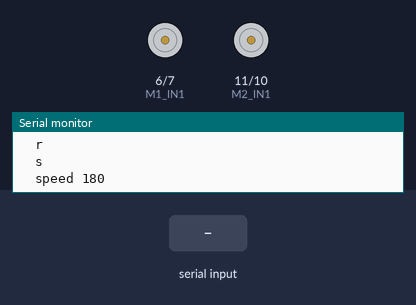
Bench run of a sketch on a simulated Arduino Uno, built with avr-gcc and run on an emulated ATmega328P. Shown: motor-driver pin pairs drawn as motors (green arrow = first pin HIGH = forward, orange = second pin HIGH = backward, longer = more drive, scaled by the enable pin), the last lines printed to the serial monitor. The test bench sets the inputs (shaded band).

Above: at 1.2 s.
1.3 s: "run\n" received over Serial
At 2.4 s:
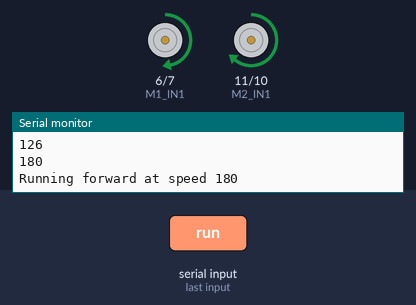
2.8 s: "r\n" received over Serial
At 3.6 s:
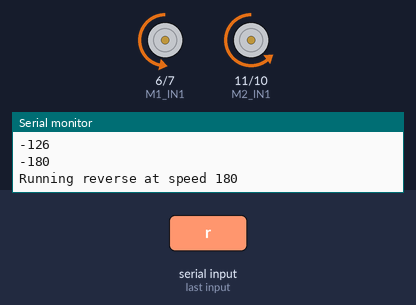
4.3 s: "s\n" received over Serial
At 4.7 s:
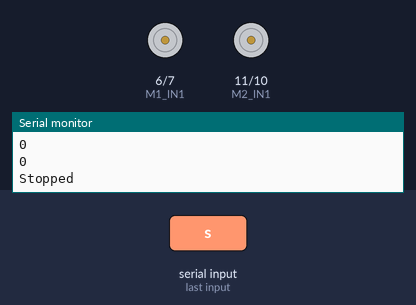
5.8 s: "f\n" received over Serial
At 7.0 s:
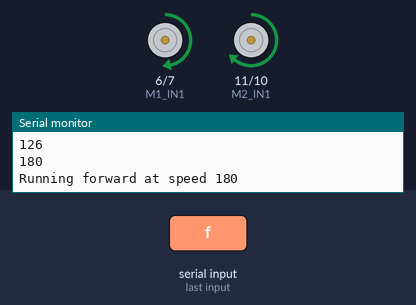
Timing chart, 0 to 8.3 s (numbered marks = the images above; inputs shaded):
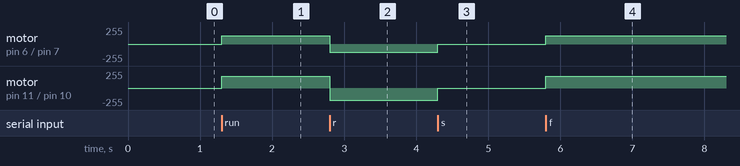

Measured:
- after the input at 1.3 s, motor on pin 6 (M1_IN1) / pin 7 (M1_IN2): stopped → forward 126/255 at once; motor on pin 11 (M2_IN1) / pin 10 (M2_IN2): stopped → forward 180/255 at once
- after the input at 2.8 s, motor on pin 6 (M1_IN1) / pin 7 (M1_IN2): forward 126/255 → backward 126/255 at once; motor on pin 11 (M2_IN1) / pin 10 (M2_IN2): forward 180/255 → backward 180/255 at once
- after the input at 4.3 s, motor on pin 6 (M1_IN1) / pin 7 (M1_IN2): backward 126/255 → stopped at once; motor on pin 11 (M2_IN1) / pin 10 (M2_IN2): backward 180/255 → stopped at once
- after the input at 5.8 s, motor on pin 6 (M1_IN1) / pin 7 (M1_IN2): stopped → forward 126/255 at once; motor on pin 11 (M2_IN1) / pin 10 (M2_IN2): stopped → forward 180/255 at once

The sketch:

motor_test_L298N.ino
```cpp
// 1 L298N driver, controlling 2 DC motors
// Pins:
//   Motor 1: ENA, IN1, IN2
//   Motor 2: ENB, IN3, IN4
//
// To control:
//   forward:  IN1=HIGH, IN2=LOW,  PWM on ENA
//   reverse:  IN1=LOW,  IN2=HIGH, PWM on ENA
//   stop:     IN1=LOW,  IN2=LOW,  PWM=0
//
// Same idea for motor 2 using IN3, IN4, ENB
//
// Note:
// If your L298N board has ENA/ENB jumpers installed,
// remove them if you want PWM speed control from Arduino.

// ===== Motor 1 (L298N channel A) =====
const int M1_EN  = 5;   // must be PWM-capable
const int M1_IN1 = 6;
const int M1_IN2 = 7;

// ===== Motor 2 (L298N channel B) =====
const int M2_EN  = 9;   // must be PWM-capable
const int M2_IN1 = 11;
const int M2_IN2 = 10;

// Set to true if motor 2 is physically mounted reversed
bool invertMotor2 = false;

// Optional trim if one motor is slightly stronger
int motor1_trim = 0;
int motor2_trim = 0;

// Current commanded speed
int currentSpeed = 180;

// Buffer for incoming serial command
String cmd = "";

// speed: -255 to 255
void setMotor1(int speed) {
  speed = constrain(speed, -255, 255);
  speed = speed * 0.7;

  if (speed > 0) {
    digitalWrite(M1_IN1, HIGH);
    digitalWrite(M1_IN2, LOW);
    analogWrite(M1_EN, speed);
  }
  else if (speed < 0) {
    digitalWrite(M1_IN1, LOW);
    digitalWrite(M1_IN2, HIGH);
    analogWrite(M1_EN, -speed);
  }
  else {
    digitalWrite(M1_IN1, LOW);
    digitalWrite(M1_IN2, LOW);
    analogWrite(M1_EN, 0);
  }
  Serial.println(speed);
}

// speed: -255 to 255
void setMotor2(int speed) {
  // speed = speed * 0.01;
  speed = constrain(speed, -255, 255);

  if (invertMotor2) {
    speed = -speed;
  }

  if (speed > 0) {
    digitalWrite(M2_IN1, HIGH);
    digitalWrite(M2_IN2, LOW);
    analogWrite(M2_EN, speed);
  }
  else if (speed < 0) {
    digitalWrite(M2_IN1, LOW);
    digitalWrite(M2_IN2, HIGH);
    analogWrite(M2_EN, -speed);
  }
  else {
    digitalWrite(M2_IN1, LOW);
    digitalWrite(M2_IN2, LOW);
    analogWrite(M2_EN, 0);
  }
  Serial.println(speed);
}

// Command both motors together as one wheel
void setWheel(int speed) {
  int s1 = constrain(speed + motor1_trim, -255, 255);
  int s2 = constrain(speed + motor2_trim, -255, 255);

  setMotor1(s1);
  setMotor2(s2);
}

void stopWheel() {
  setWheel(0);
}

void handleCommand(String input) {
  input.trim();
  input.toLowerCase();

  if (input == "run" || input == "f") {
    setWheel(abs(currentSpeed));
    Serial.print("Running forward at speed ");
    Serial.println(abs(currentSpeed));
  }
  else if (input == "r") {
    setWheel(-abs(currentSpeed));
    Serial.print("Running reverse at speed ");
    Serial.println(abs(currentSpeed));
  }
  else if (input == "s") {
    stopWheel();
    Serial.println("Stopped");
  }
  else if (input.startsWith("speed ")) {
    String valueStr = input.substring(6);
    int newSpeed = valueStr.toInt();

    newSpeed = constrain(newSpeed, -255, 255);
    currentSpeed = newSpeed;

    Serial.print("Set currentSpeed = ");
    Serial.println(currentSpeed);
  }
  else {
    Serial.println("Unknown command");
    Serial.println("Available commands:");
    Serial.println("  run");
    Serial.println("  forward");
    Serial.println("  reverse");
    Serial.println("  stop");
    Serial.println("  speed 0..255");
  }
}

void setup() {
  pinMode(M1_EN, OUTPUT);
  pinMode(M1_IN1, OUTPUT);
  pinMode(M1_IN2, OUTPUT);

  pinMode(M2_EN, OUTPUT);
  pinMode(M2_IN1, OUTPUT);
  pinMode(M2_IN2, OUTPUT);

  Serial.begin(115200);
  stopWheel();

  Serial.println("L298N dual-motor wheel test ready");
  Serial.println("Type a command:");
  Serial.println("  run");
  Serial.println("  f");
  Serial.println("  r");
  Serial.println("  s");
  Serial.println("  speed 180");
}

void loop() {
  if (Serial.available()) {
    cmd = Serial.readStringUntil('\n');
    handleCommand(cmd);
  }
}
```
